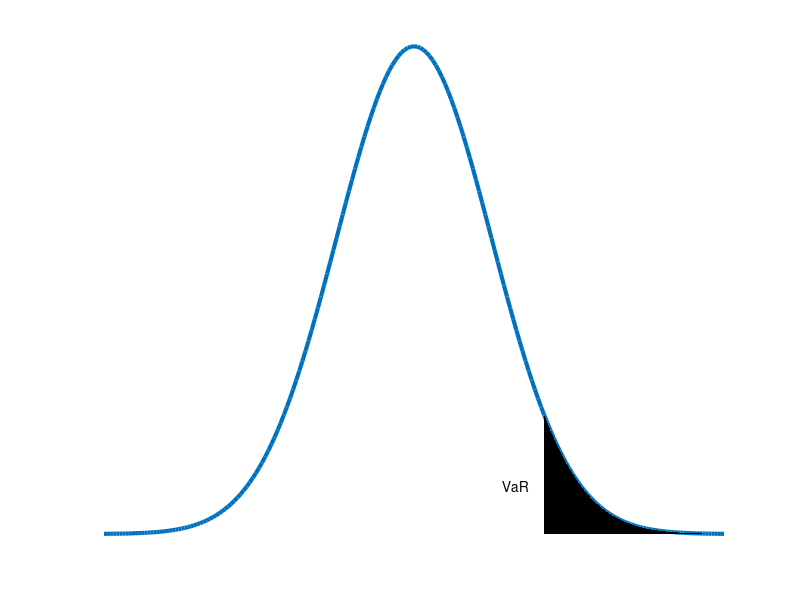

Write MATLAB code to recreate this figure.
B = 4;
N = 201;

mu = 0;
sigma = 1;
epsilon = 0.05;


t = linspace(-B, B, N);

y = normpdf(t, mu, sigma);

teps = norminv(1-epsilon, mu, sigma);
tg = t(t>=teps);



%% single plot
figure(1)
clf
hold on
plot(t, y, 'LineWidth', 3);
patch([tg, tg(end:-1:1)], [y(t>=teps), zeros(1, length(tg))],...
    'k', 'edgecolor', 'none')
var_y = 0.04;
text(teps-0.5, var_y, 'VaR')
% ylim([var_y, max(y)])
axis off
